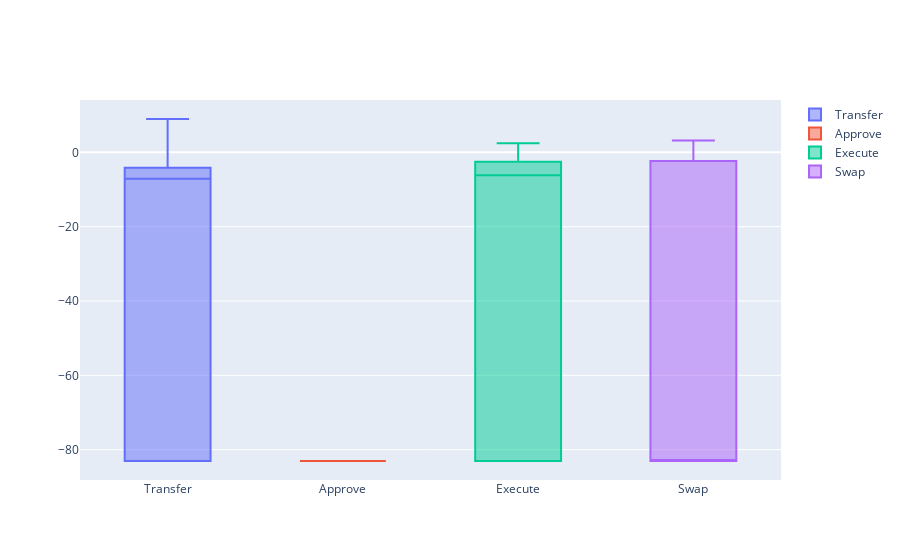

This figure's notebook cell:
### Code cell
data = []

for method in df_log.Method.unique():
    if len(df_log[df_log.Method == method]) > 30:
        data.append(go.Box(y=df_log[df_log.Method == method].Value, name=method))

iplot(data, show_link=False)
